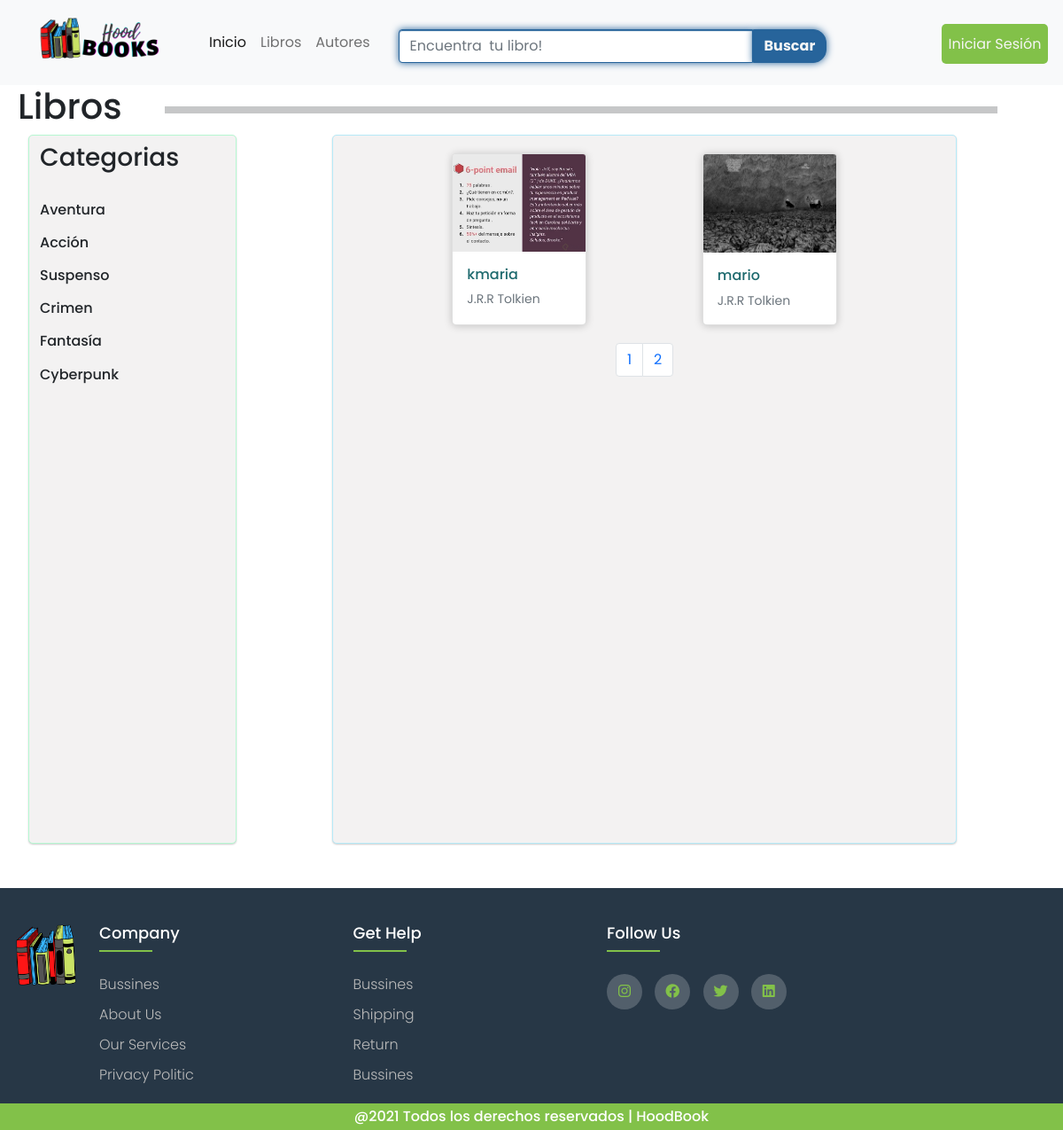
Screenshot of /libros/?page=2 with the database file from the repository.
### core/models.py (models this page shows, shortened)
class GeneroPrimario (models.Model):
   nombre=models.CharField(max_length=30);

class Libro(models.Model):
    nombre = models.CharField(max_length=50);
    sinopsis = models.TextField();
    paginas = models.IntegerField();
    idioma = models.CharField(max_length=50);
    editorial = models.ForeignKey(Editorial, on_delete=models.PROTECT);
    fecha_estreno = models.DateField();
    autor = models.ForeignKey(Autor,on_delete=models.PROTECT)
    imagenLibro = models.ImageField(upload_to="libros", null=True)
    generoPrimario = models.ForeignKey(GeneroPrimario, on_delete=models.PROTECT);
    generoSecundario = models.ForeignKey(GeneroSecundario, on_delete=models.PROTECT);
    generoTerciario = models.ForeignKey(GeneroTerciario, on_delete=models.PROTECT);

class Autor(models.Model):
    nombre = models.CharField(max_length=50);
    cita = models.TextField();
    historia = models.TextField();
    imagenAutor = models.ImageField(upload_to="libros", null=True)
    def __str__(self):
        return self.nombre

### core/views.py (the view)
# urls.py: path('libros/',libros,name="libros"),
def libros(request):
    libros = Libro.objects.all()
    generoPrimario = GeneroPrimario.objects.all()
    page = request.GET.get('page',1)
    try:
        paginator = Paginator(libros,6)
        libros = paginator.page(page)
    except:
        raise Http404
    data ={
        'libros':libros,
        'paginator':paginator,
        'generoPrimario':generoPrimario,
    }
    return render(request,'core/libros.html',data)

### core/templates/core/libros.html
{% extends 'core/base.html' %}
{% block contenido %}
{% load static %}
<div class="container-fluid dd "  >
  <h1 class=" ms-2 tituloLibros ">Libros</h1>
  <hr class="hrl">
</div>
<div class="container-fluid d-flex flex-wrap  ">
  <div class="container-fluid  categoriasL ">
   <h3 class="mt-2">Categorias</h3>
   <br>
    {% for g in generoPrimario %}
      <h6 class="categoria"> {{ g.nombre }}</h6>
    {% endfor %}
  </div>
  <div class="container-fluid conlibros ">
    <div class="container-fluid  d-flex flex-wrap justify-content-evenly">
      {% for l in libros %}
        <div class="card" >
          <a href="{% url 'libro' l.id %}" >
          {% if l.imagenLibro %}
          <img src="{{ l.imagenLibro.url }}" class="card-img-top" alt="...">
          {% endif %}
            <div class="card-body small">
              <h6 class="card-title">{{ l.nombre  }}</h6>
              <h8 class="card-subtitle mb-2 text-muted">{{ l.autor }}</h8>
            </div>
          </a>
        </div>
        {% endfor %}
      </div>
    <div>
      {% include 'core/paginator.html' %}
    </div>
  </div>
</div>
{% endblock %}

### core/static/core/styles/style.css (style rules this page uses)
body { font-family: 'Poppins', sans-serif !important; }
.card { width: 100%; margin: 20px; border-radius: 5px; width: 9.5rem; box-shadow: 0px 1px 10px rgba(0, 0, 0, 0.2); transition: all 400ms ease; }
.card a { color: #1e6a6e; text-decoration: none; }
.dd { display: flex; align-items: center; }
.tituloLibros { float: left; position: relative; width: 10%; margin-right:3rem; }
.hrl { position: relative; text-align: center; width: 80%; border: solid 4px ; color: (255, 255, 255, 0.2); }
.categoriasL { height: 800px; width: 20% ; box-shadow: 0px 1px 2px rgba(0, 0, 0, 0.2); background-color: rgb(243, 242, 242); border-radius: 5px; margin-left: 20px; margin-bottom: 20px; border:solid 0.1px #b6f8d2; }
.categoria { margin-bottom: 18px; }
.conlibros { min-height: 800px; width: 60%; margin-left: 0px; margin-bottom: 50px; box-shadow: 0px 1px 2px rgba(0, 0, 0, 0.2); background-color: rgb(243, 242, 242); border-radius: 5px; border:solid 0.1px #b6eaf8; }

### rows the page displays
GeneroPrimario: nombre "Aventura"
GeneroPrimario: nombre "Acción"
GeneroPrimario: nombre "Suspenso"
GeneroPrimario: nombre "Crimen"
GeneroPrimario: nombre "Fantasía"
GeneroPrimario: nombre "Cyberpunk"
Libro: imagenLibro (picture), nombre "kmaria", autor "J.R.R Tolkien"
Libro: imagenLibro (picture), nombre "mario", autor "J.R.R Tolkien"

### other values shown
{{ page }} "1" "2"
